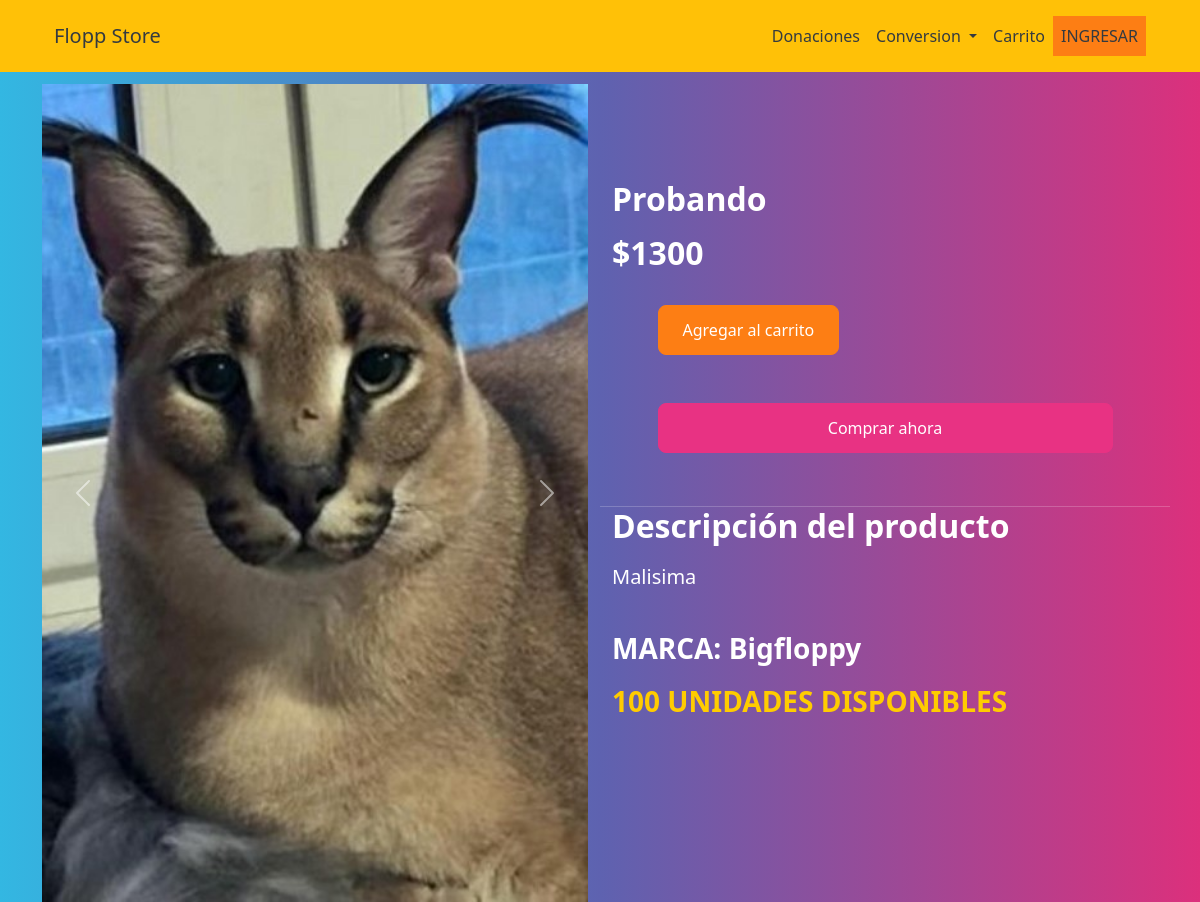
Screenshot of /producto/10 with the database file from the repository.
### core/models.py (models this page shows, shortened)
class Producto(models.Model):
    nombre = models.CharField(max_length=100, null=True)
    precio = models.IntegerField()
    descripcion = models.CharField(max_length=200, null=True)
    marca = models.CharField(max_length=100, null=True)
    cantidad = models.IntegerField()
    img = models.ImageField()

### core/views.py (the view)
# urls.py: path('producto/<int:pk>', producto, name="producto"),
def producto(request, pk):
    user = request.user
    producto = Producto.objects.get(id=pk)
    if user.is_authenticated:
        if request.method == "POST":
            Carrito(user = user, productos = producto).save()
            reverse_lazy('home')
    return render(request, 'productos.html', {'producto':producto})

### template/productos.html (shortened to what this page needs)
{% extends 'base.html' %}
{% load static %}
{% block content %}
<div class="container" style="padding-top: 12px;">
    <div class="row">
      <div class="col-md-6 order-md-1">
        <div id="carouselImages" class="carousel slide" data-bs-ride="carousel">
          <div class="carousel-inner">
            <div class="carousel-item active">
              <img src="{{producto.img.url}}" class="d-block w-100">
            </div>
          </div>
          <button class="carousel-control-prev" type="button" data-bs-target="#carouselImages" data-bs-slide="prev">
            <span class="carousel-control-prev-icon" aria-hidden="true"></span>
          </button>
          <button class="carousel-control-next" type="button" data-bs-target="#carouselImages" data-bs-slide="next">
            <span class="carousel-control-next-icon" aria-hidden="true"></span>
          </button>
        </div>
      </div>
      <div class="col-md-6 order-md-2 mt-5">
        <h2>{{producto.nombre}}</h2>
        <label class="h2">$</label><label class="h2" id="crdPrice">{{producto.precio}}</label>
        <div class="d-grid gap-3 col-10 mt-10 mx-auto">
          <form action="" method="POST">
            <button class="btn btn-danger" type="submit"> Agregar al carrito </button>
          </form>
          <a class="btn btn-primary" href="{% url 'pagar' %}"> Comprar ahora </a>
        </div>
        <div class="row border-top" style="margin-top: 1%; margin-bottom: 1%;">
          <h2>Descripción del producto</h2>
          <span class="lead d-grid">{{producto.descripcion}}</span>
          <h2 style="margin-top: 40px;"><small>MARCA: {{producto.marca}}</small></h2>
          <h2 style="margin-top: 4px;"><small><span style="color: rgb(255, 204, 0);">{{producto.cantidad}} UNIDADES DISPONIBLES</span></small></h2>
        </div>
      </div>
  </div>
</div>
{% endblock %}

### rows the page displays
Producto: img (picture), nombre "Probando", precio "1300", descripcion "Malisima", marca "Bigfloppy", cantidad "100"
